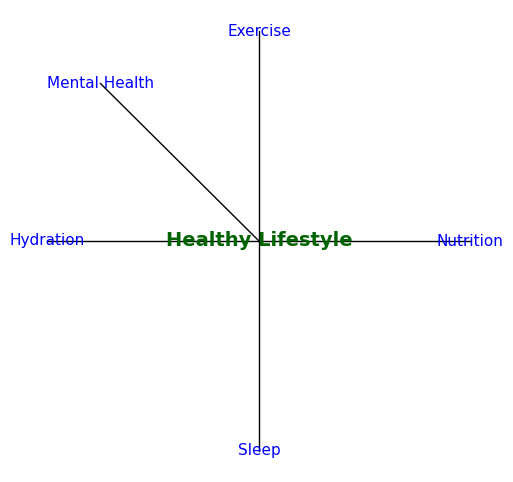

Recreate this plot in Python.
# demo.py
import matplotlib.pyplot as plt
from docx import Document
from docx.shared import Inches

# Step 1: Define your mind map structure
main_idea = "Healthy Lifestyle"
branches = ["Exercise", "Nutrition", "Sleep", "Hydration", "Mental Health"]

# Step 2: Draw the mind map
plt.figure(figsize=(6,6))
plt.text(0.5, 0.5, main_idea, ha='center', va='center', fontsize=14, weight='bold', color='darkgreen')

positions = [
    (0.5, 0.9),
    (0.9, 0.5),
    (0.5, 0.1),
    (0.1, 0.5),
    (0.2, 0.8)
]

for branch, pos in zip(branches, positions):
    plt.text(pos[0], pos[1], branch, ha='center', va='center', fontsize=11, color='blue')
    plt.plot([0.5, pos[0]], [0.5, pos[1]], 'k-', linewidth=1)

plt.axis('off')
plt.savefig("mindmap.png", bbox_inches='tight')
plt.close()

# Step 3: Create a Word document and insert the image
doc = Document()
doc.add_heading("Mind Map: Healthy Lifestyle", level=1)
doc.add_picture("mindmap.png", width=Inches(5))
doc.add_paragraph("This mind map shows key aspects of maintaining a healthy lifestyle.")
doc.save("mindmap.docx")


